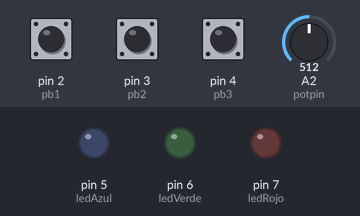
Recording of a sketch running on a simulated Arduino Uno, built with avr-gcc and run on an emulated ATmega328P. Shown: output pins drawn as LEDs (lit = HIGH). The inputs (shaded band) are chosen by the test bench; at power-on: pin 2 (pb1) HIGH, pin 3 (pb2) HIGH, pin 4 (pb3) HIGH, A2 (potpin) = 512. What the sketch prints to the serial monitor is not drawn.

Above: at 1.2 s.
1.3 s: pin 2 (pb1) pulled LOW for 0.15 s
At 1.38 s:
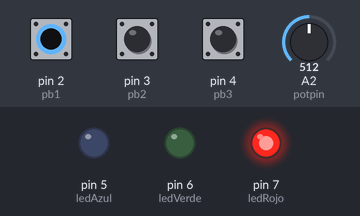
2.9 s: pin 3 (pb2) pulled LOW for 0.15 s
At 2.98 s:
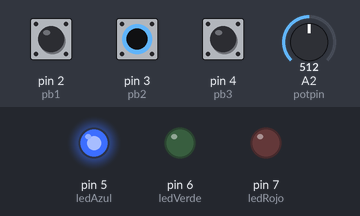
4.5 s: pin 4 (pb3) pulled LOW for 0.15 s
At 4.59 s:
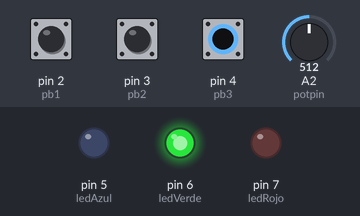
7.8 s: pin 2 (pb1) pulled LOW for 3.2 s
At 8.8 s:
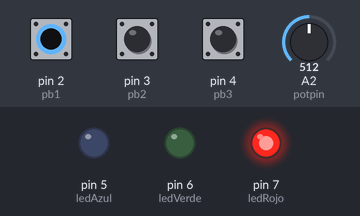
14.0 s: pin 3 (pb2) pulled LOW for 3.2 s
At 14.9 s:
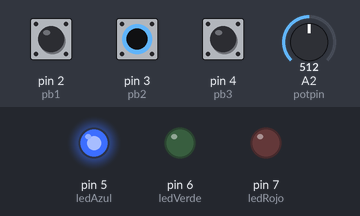
Timing chart, 0 to 18.7 s (numbered marks = the images above; inputs shaded):
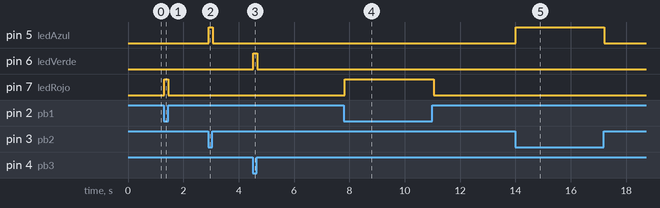

The sketch:

potenciometro.ino
```cpp
const int ledRojo = 7;
const int ledAzul = 5;
const int ledVerde = 6;
const int pb1 = 2;
const int pb2 = 3;
const int pb3 = 4;
int potpin = A2;
int val=0;


void setup() {
  // Configuración de los pines
  pinMode(ledRojo, OUTPUT);
  pinMode(ledAzul, OUTPUT);
  pinMode(ledVerde, OUTPUT);
  pinMode(pb1, INPUT_PULLUP);
  pinMode(pb2, INPUT_PULLUP);
  pinMode(pb3, INPUT_PULLUP);
  Serial.begin(9600); // Inicia la comunicación serial
}

void loop() {
  // Lee el estado de los pushbuttons y enciende los leds correspondientes
  if (digitalRead(pb1) == LOW) {
    digitalWrite(ledRojo, HIGH);
  } else {
    digitalWrite(ledRojo, LOW);
  }
  if (digitalRead(pb2) == LOW) {
    digitalWrite(ledAzul, HIGH);
  } else {
    digitalWrite(ledAzul, LOW);
  }
  if (digitalRead(pb3) == LOW) {
    digitalWrite(ledVerde, HIGH);
  } else {
    digitalWrite(ledVerde, LOW);
  }
  val = analogRead(A2);
  int medida = map(val,0, 1023, 0, 100);
  Serial.write(medida);
  delay(50);
}
```

Measured:
- after the input at 1.3 s, pin 7 (ledRojo): LOW → HIGH at once, → LOW 0.15 s later
- after the input at 2.9 s, pin 5 (ledAzul): LOW → HIGH at once, → LOW 0.15 s later
- after the input at 4.5 s, pin 6 (ledVerde): LOW → HIGH at once, → LOW 0.15 s later
- after the input at 7.8 s, pin 7 (ledRojo): LOW → HIGH at once, → LOW 3.2 s later
- after the input at 14.0 s, pin 5 (ledAzul): LOW → HIGH at once, → LOW 3.2 s later
